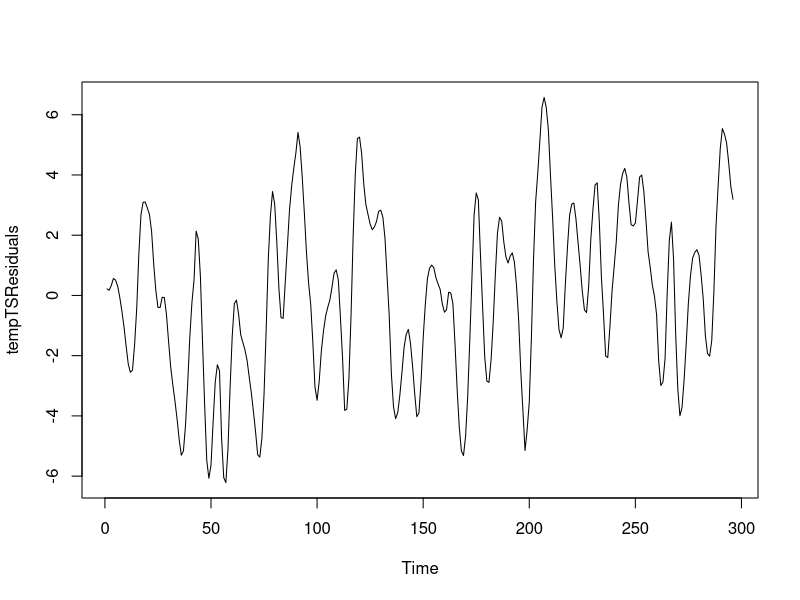
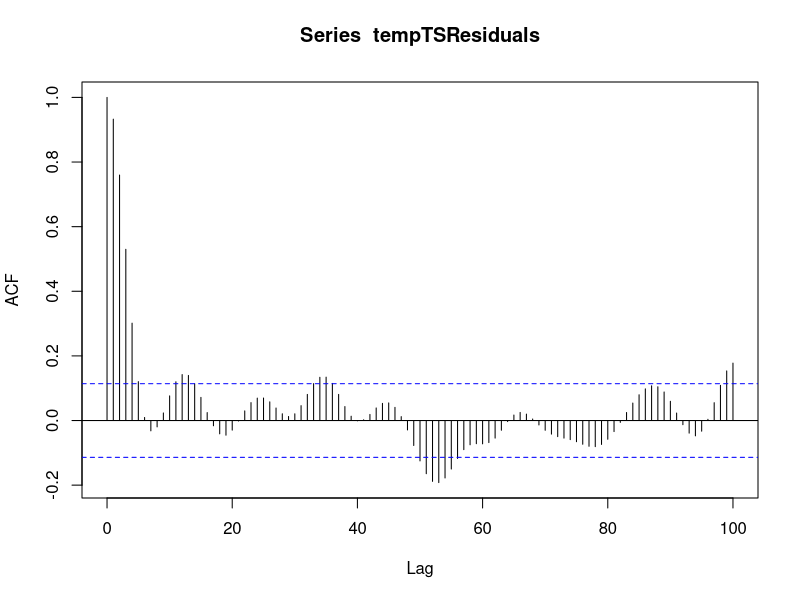
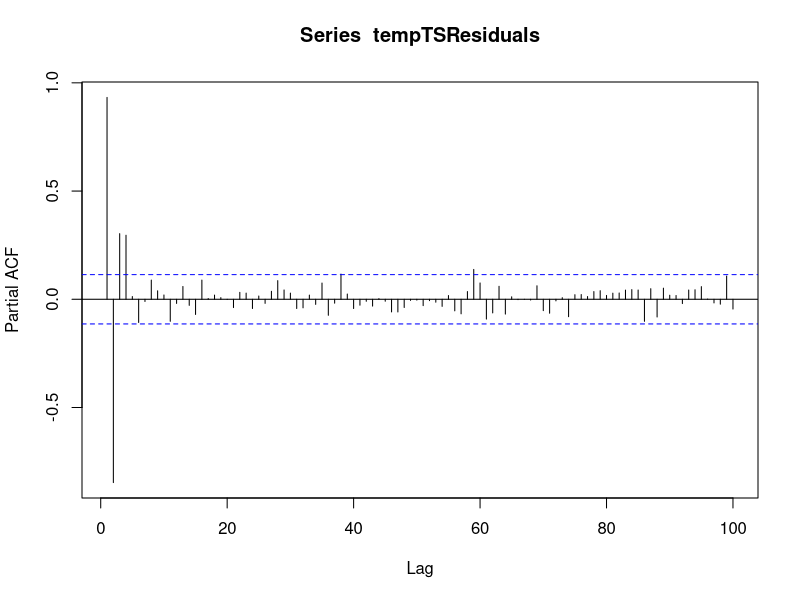
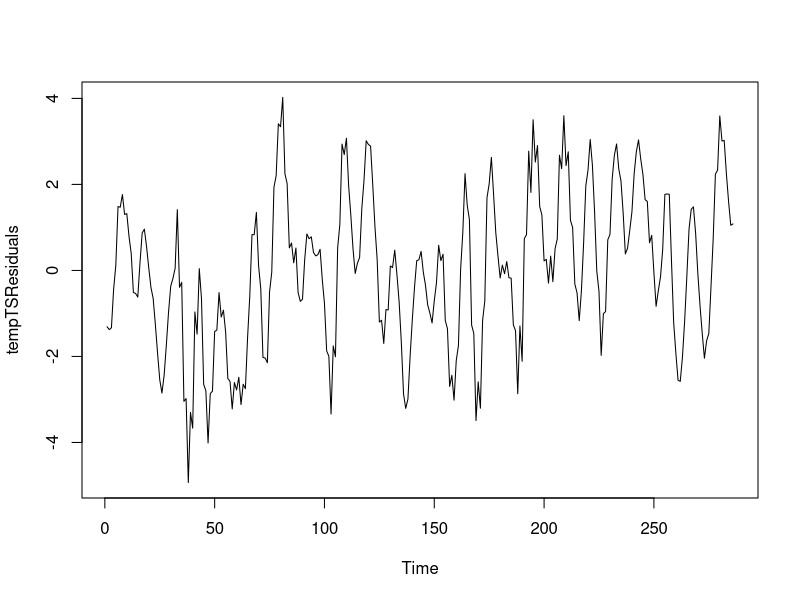
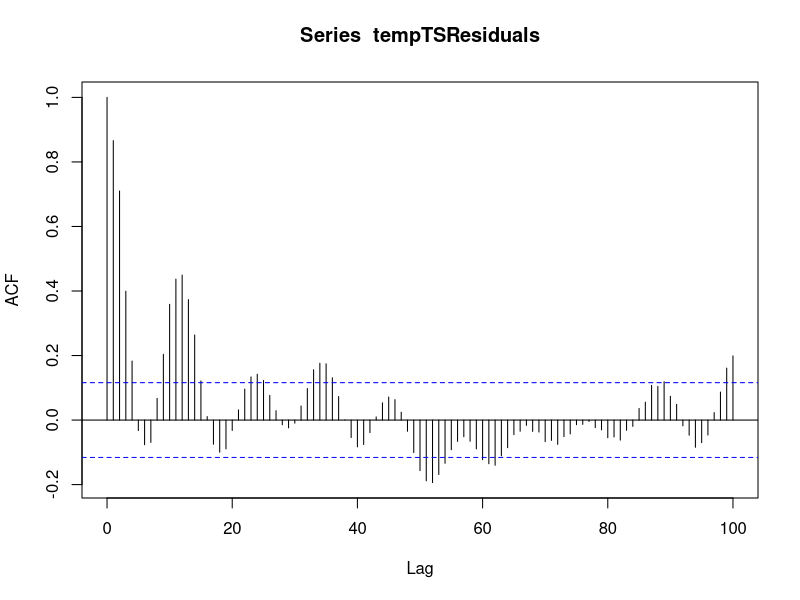
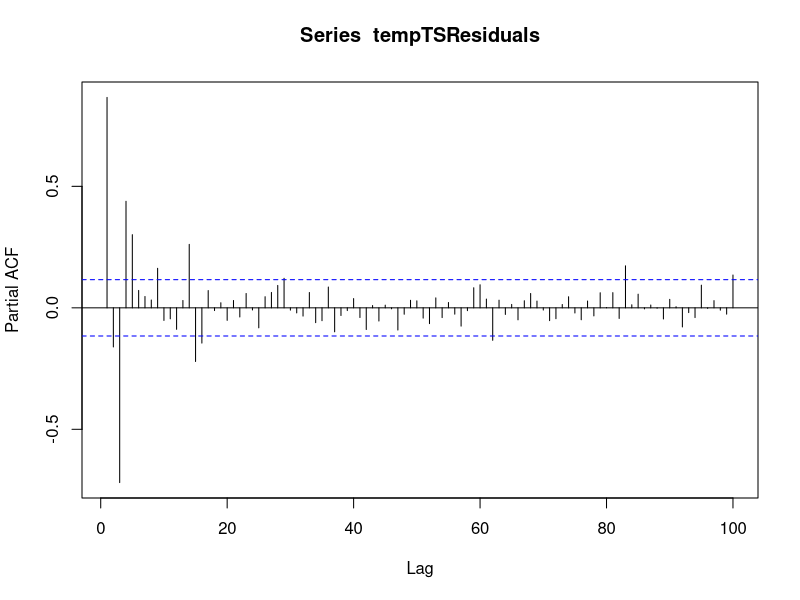
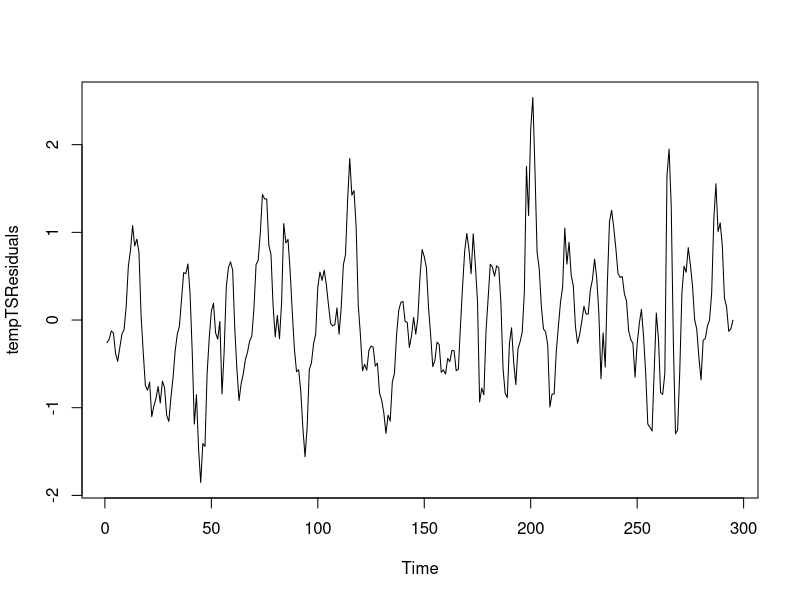
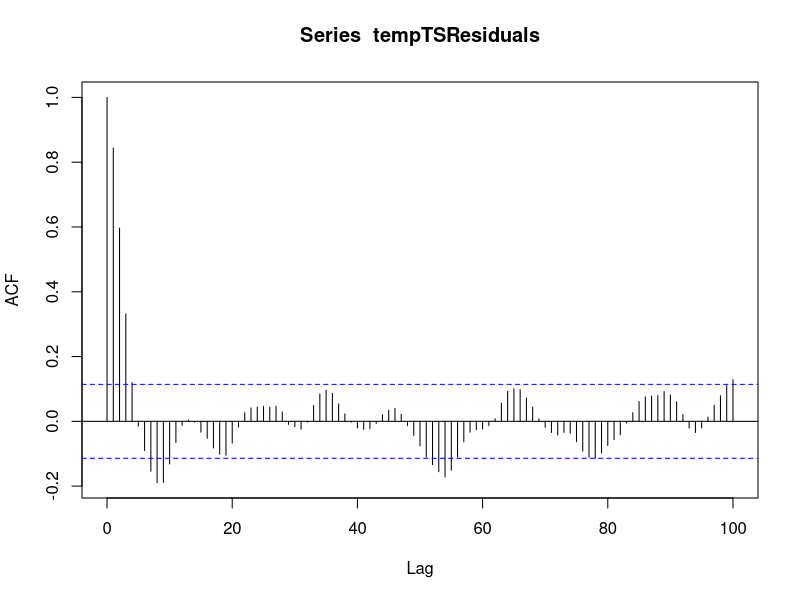

The R script that drew these images, in order:
library(forecast)
library(fracdiff)
library(lmtest)

# ARMA innovation function given with the homework assignment
arma.innovation <- function(x, arma.model, ar.truncation=10) {
  p <- arma.model$arma[1]
  q <- arma.model$arma[2]
  ar.coef <- arma.model$coef[seq_len(p)]
  ma.coef <- arma.model$coef[p + seq_len(q)]
  if (q == 0) {
    infinite.ar.coef <- ar.coef
  } else {
    infinite.ar.coef <- -ARMAtoMA(-ma.coef, -ar.coef, ar.truncation)
  }
  return(as.vector(filter(x, c(1, -infinite.ar.coef), side=1)))
}



# Combines linear model with the given ARIMA model
combineLinearARIMA <- function(residualData, ARIMAmodel,
                               x=gasData$inputGas, y=gasData$outputCO2,
                               adjustmentFunction=arma.innovation) {
  tempAdjustedInputData <- adjustmentFunction(x, ARIMAmodel)
  tempAdjustedOutputData <- adjustmentFunction(y, ARIMAmodel)
  
  templmARIMAmodel <- lm(tempAdjustedOutputData~tempAdjustedInputData)

  return(templmARIMAmodel)
}


# Plot the residuals data
plotResiduals <- function(modelARIMA) {
  tempResiduals = resid(modelARIMA)
  tempTSResiduals = ts(tempResiduals)
  plot(tempTSResiduals, type='l')
  acf(tempTSResiduals, 100)
  pacf(tempTSResiduals, 100)
}



# read gas data into a data frame
gasData <- read.csv('gas-furnace.csv')
# rename the columns
names(gasData) <- c('inputGas', 'outputCO2')
# first five observations
head(gasData)


##USE LINEAR REGRESSION MODEL AND PLOT THE ACF FUNCTION
gasData.lm <- lm(outputCO2~inputGas, data=gasData)
#generate residuals data for ARIMA models
gasData.r <- resid(gasData.lm)
# plot acf, and pacf functions
plotResiduals(gasData.lm)


##USE ARIMA(0,0,1) MODEL FOR THE RESIDUALS AND PLOT THE RESIDUALS
#set up for the ARIMA(0,0,1) model
ARIMA_0_0_1 <- Arima(gasData.r, order=c(0,0,1))
#combine linear model with the ARIMA model
gasData_lm_ARIMA_0_0_1 <- combineLinearARIMA(gasData.r, ARIMA_0_0_1)
# plot residuals, acf, and pacf functions
plotResiduals(gasData_lm_ARIMA_0_0_1)


##USE ARIMA(1,0,0) MODEL FOR THE RESIDUALS AND PLOT THE RESIDUALS
#set up for the ARIMA(1,0,0) model
ARIMA_1_0_0 <- Arima(gasData.r, order=c(1,0,0))
#combine linear model with the ARIMA model
gasData_lm_ARIMA_1_0_0 <- combineLinearARIMA(gasData.r, ARIMA_1_0_0)
#plot residuals, acf and pacf functions
plotResiduals(gasData_lm_ARIMA_1_0_0)


##USE ARIMA(0,0,2) MODEL FOR THE RESIDUALS AND PLOT THE RESIDUALS
ARIMA_0_0_2 <- Arima(gasData.r, order=c(0,0,2))
#combine linear model with the ARIMA model
gasData_lm_ARIMA_0_0_2 <- combineLinearARIMA(gasData.r, ARIMA_0_0_2)
#plot residuals, acf and pacf functions
plotResiduals(gasData_lm_ARIMA_0_0_2)


#USE ARIMA(2,0,0) MODEL FOR THE RESIDUALS AND PLOT THE RESIDUALS
ARIMA_2_0_0 <- Arima(gasData.r, order=c(2,0,0))
#combine linear model with the ARIMA model
gasData_lm_ARIMA_2_0_0 <- combineLinearARIMA(gasData.r, ARIMA_2_0_0)
#plot residuals, acf and pacf functions
plotResiduals(gasData_lm_ARIMA_2_0_0)


##USE ARIMA(2,0,2) MODEL FOR THE RESIDUALS AND PLOT THE RESIDUALS
ARIMA_2_0_2 <- Arima(gasData.r, order=c(2,0,2))
#combine linear model with the ARIMA model
gasData_lm_ARIMA_2_0_2 <- combineLinearARIMA(gasData.r, ARIMA_2_0_2)
#plot residuals, acf and pacf functions
plotResiduals(gasData_lm_ARIMA_2_0_2)


# ARFIMA model
#first model with calculating d manually and applying auto.arima
#get the fractional d
d <- fracdiff::fracdiff(gasData$outputCO2)
#do the fractional difference
st <- fracdiff::diffseries(gasData$outputCO2, d$d)
modelARFIMA_01 <- auto.arima(st)
#AIC of the first model
AIC(modelARFIMA_01)
#calculate and plot the residuals
plotResiduals(modelARFIMA_01)

#second model with calculating d and applying ARIMA in a single step
modelARFIMA_02 <- forecast::arfima(gasData$outputCO2)
#ACI of the second model
AIC(modelARFIMA_02)
#calculate and plot the residuals
plotResiduals(modelARFIMA_02)


##PERFORM SUMMARIES, DURBIN-WATSON, AND BOX-LJUNG TEST FOR EACH MODEL
##summary of the models
summary(ARIMA_0_0_1)
summary(ARIMA_1_0_0)
summary(ARIMA_0_0_2)
summary(ARIMA_2_0_0)
summary(ARIMA_2_0_2)
summary(modelARFIMA_02)
print(paste('AIC of ARFIMA Model: ', AIC(modelARFIMA_02)))
print(paste('BIC of ARFIMA Model: ', BIC(modelARFIMA_02)))

#Durbin-Watson and Ljung-Box tests
dwtest(resid(gasData_lm_ARIMA_0_0_1)~1, alternative='two.sided')
dwtest(resid(gasData_lm_ARIMA_1_0_0)~1, alternative='two.sided')
dwtest(resid(gasData_lm_ARIMA_0_0_2)~1, alternative='two.sided')
dwtest(resid(gasData_lm_ARIMA_2_0_0)~1, alternative='two.sided')
dwtest(resid(gasData_lm_ARIMA_2_0_2)~1, alternative='two.sided')
dwtest(resid(modelARFIMA_02)~1, alternative='two.sided')

#Ljung-Box tests
#According to the textbook (Hyndman) the h value should be 10 for non-seasonal
#data and h=2m for seasonal data, where m is the number of periods. On the other
#hand, it says the test is not good when h is larger. Even though, there is no
#time stamps assigned to the data points, I will assume that it is annual data,
#and will use h=12 to prevent h from getting too large.
Box.test(resid(gasData_lm_ARIMA_0_0_1), lag=12, type='Ljung-Box')
Box.test(resid(gasData_lm_ARIMA_1_0_0), lag=12, type='Ljung-Box')
Box.test(resid(gasData_lm_ARIMA_0_0_2), lag=12, type='Ljung-Box')
Box.test(resid(gasData_lm_ARIMA_2_0_0), lag=12, type='Ljung-Box')
Box.test(resid(gasData_lm_ARIMA_2_0_2), lag=12, type='Ljung-Box')
Box.test(resid(modelARFIMA_02), lag=12, type='Ljung-Box')


##BOOTSTRAP THE RESIDUALS DATA AND PLOT THE DISTRIBUTION OF THE COEFFICIENTS
numberOfBootstraps <- 500
listOfBoostrappedSeries <- bld.mbb.bootstrap(gasData.r, num=numberOfBootstraps)

# containers for the coefficients
coefficientsAR <- c()
coefficientsMA <- c()

for (i in seq(numberOfBootstraps)) {
  # convert list into an array
  tsData <- unlist(listOfBoostrappedSeries[i], use.names=F)
  # perform ARIMA model for each bootstrapped time-series
  tempARIMAmodel <- Arima(tsData, order=c(1,0,1))
  # collect the AR and MA coefficients
  coeffs <- tempARIMAmodel$coef
  coeffAR <- coeffs[1]
  coeffMA <- coeffs[2]
  # append the coefficients to their corresponding arrays
  coefficientsAR <- append(coefficientsAR, as.numeric(unlist(coeffAR, use.names=F)))
  coefficientsMA <- append(coefficientsMA, as.numeric(unlist(coeffMA, use.names=F)))
}

hist(coefficientsAR)
hist(coefficientsMA)


calculateCI <- function(dataArray, alpha) {
  # the mean of the data
  meanData <- mean(dataArray)
  
  # calculate the SE of the mean  
  N <- length(dataArray)
  std <- sd(dataArray)
  SE <- std/sqrt(N)
  
  # find the t-score
  alpha = alpha
  df = N - 1
  tScore = qt(p=alpha/2, df=df,lower.tail=F)
  
  # calculate the margin of error
  moe <- tScore * SE
  
  lowerBound <- meanData - moe
  upperBound <- meanData + moe
  
  return(c(lowerBound, upperBound))
}

ci95ARcoeffs <- calculateCI(coefficientsAR, 0.05)
print(paste('95% CI for the AR coefficients: (', ci95ARcoeffs[1], ci95ARcoeffs[2], ')'))

ci95MAcoeffs <- calculateCI(coefficientsMA, 0.05)
print(paste('95% CI for the MA coefficients: (', ci95MAcoeffs[1], ci95MAcoeffs[2], ')'))
